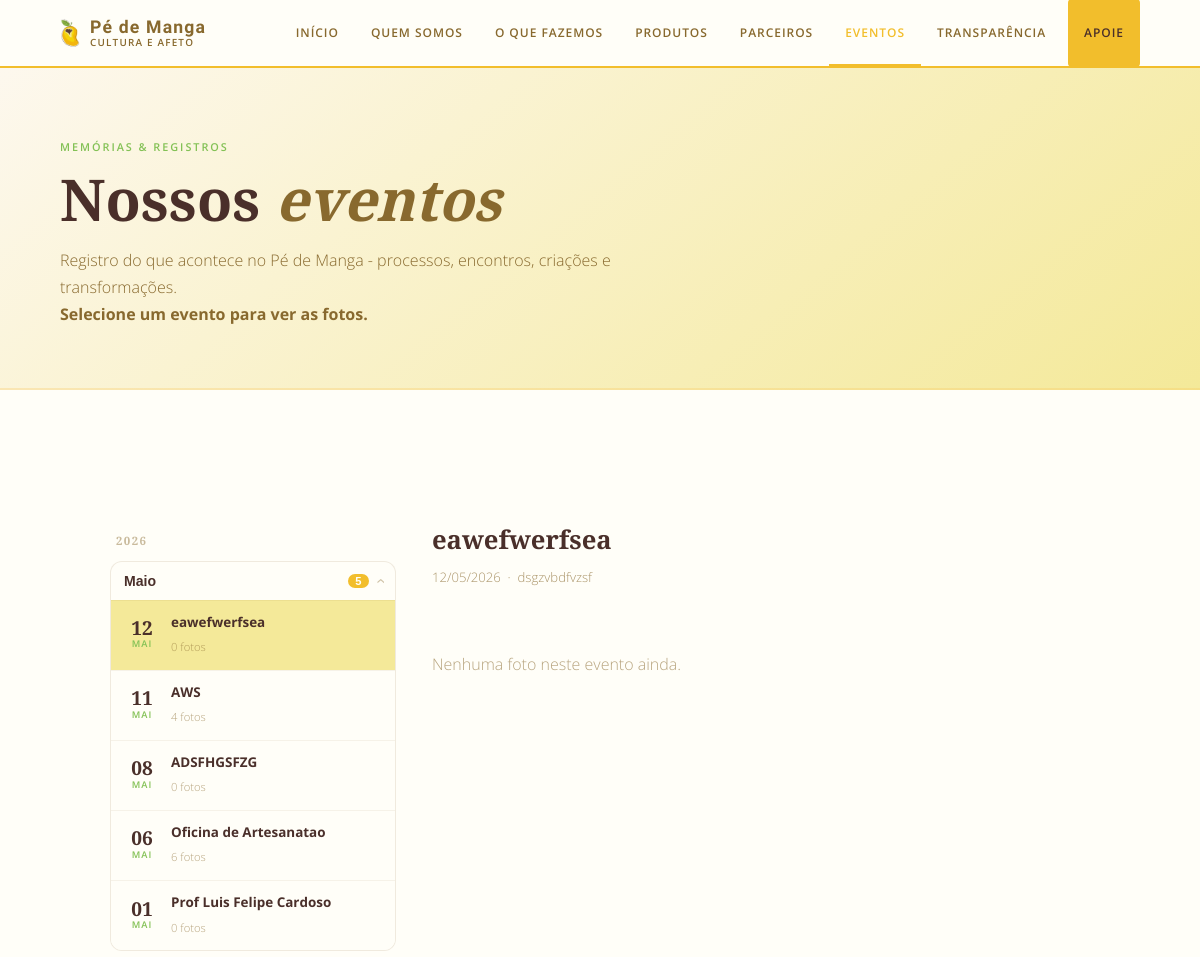
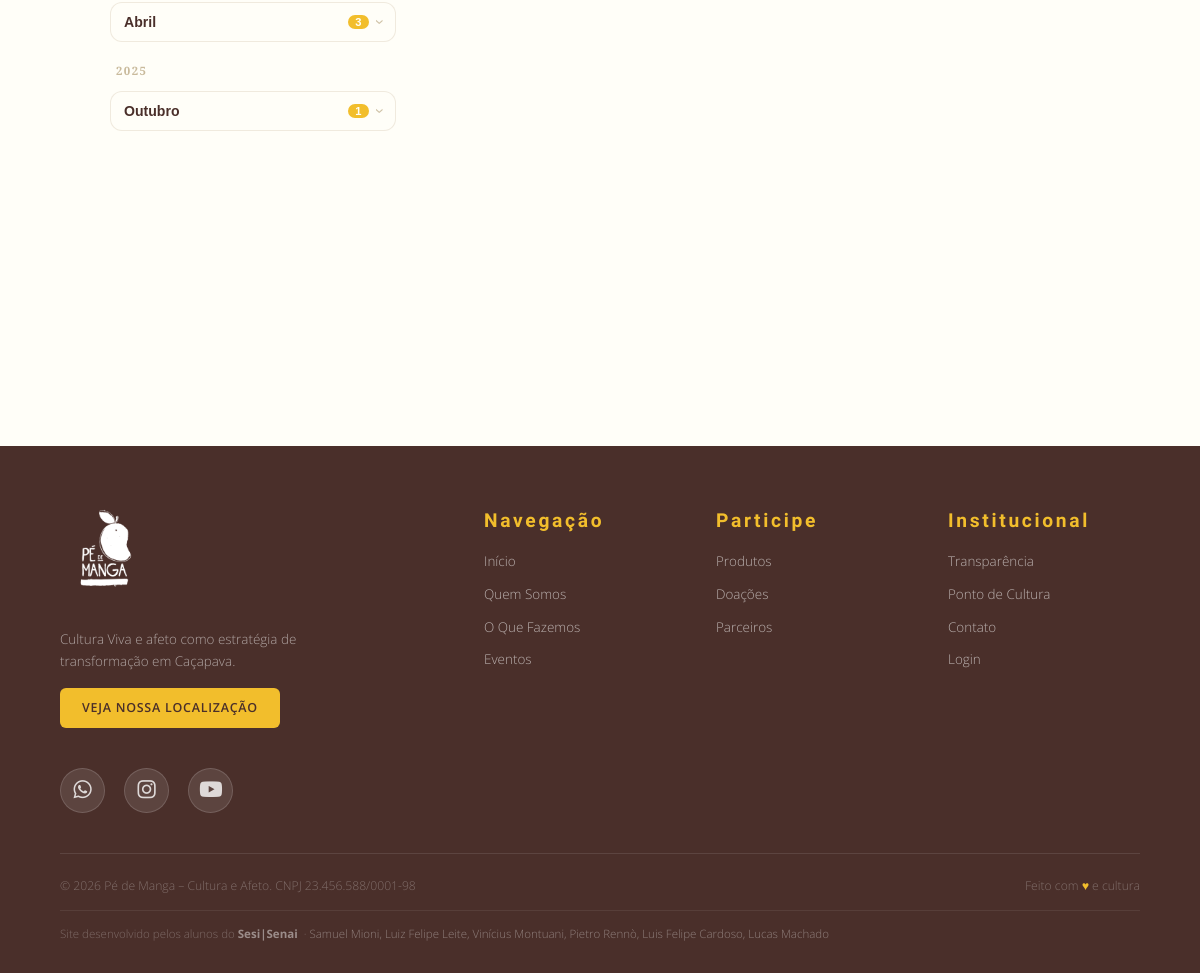
The page /eventos.php on the database its author committed (2 pictures, top to bottom).
### tables this page shows
CREATE TABLE `eventos` (
  `id` int(10) UNSIGNED NOT NULL,
  `nome` varchar(255) NOT NULL,
  `descricao` text DEFAULT NULL,
  `data_evento` date NOT NULL,
  `criado_em` timestamp NOT NULL DEFAULT current_timestamp()
);

### includes/db.php (called while the page is built, shortened)
<?php
function get_db(): PDO
{
    static $pdo = null;
    if ($pdo === null) {
        $dsn = 'mysql:host=' . DB_HOST . ';dbname=' . DB_NAME . ';charset=' . DB_CHARSET;
        $pdo = new PDO($dsn, DB_USER, DB_PASS, [
            PDO::ATTR_ERRMODE            => PDO::ERRMODE_EXCEPTION,
            PDO::ATTR_DEFAULT_FETCH_MODE => PDO::FETCH_ASSOC,
            PDO::ATTR_EMULATE_PREPARES   => false,
        ]);
    }
    return $pdo;
}

### includes/config.php (called while the page is built, shortened)
<?php
require_once __DIR__ . '/db.php';
function get_eventos(): array
{
    return get_db()->query(
        'SELECT e.*, COUNT(f.id) AS total_fotos
         FROM eventos e
         LEFT JOIN evento_fotos f ON f.evento_id = e.id
         GROUP BY e.id
         ORDER BY e.data_evento DESC'
    )->fetchAll();
}

### eventos.php (the view, shortened to what this page needs)
<?php
require_once 'includes/config.php';
$db = get_db();
$eventos = get_eventos();
$meses_pt = ['Janeiro','Fevereiro','Março','Abril','Maio','Junho',
             'Julho','Agosto','Setembro','Outubro','Novembro','Dezembro'];
$por_ano_mes = [];
foreach ($eventos as $ev) {
    $ts  = strtotime($ev['data_evento']);
    $ano = date('Y', $ts);
    $mes = (int)date('n', $ts);
    $por_ano_mes[$ano][$mes][] = $ev;
}
krsort($por_ano_mes);
$ev_id  = isset($_GET['id']) ? (int)$_GET['id'] : ($eventos[0]['id'] ?? 0);
$ev_sel = null;
$fotos = [];
if ($ev_id > 0) {
  $st = $db->prepare('SELECT * FROM eventos WHERE id = ?');
  $st->execute([$ev_id]);
  $ev_sel = $st->fetch(PDO::FETCH_ASSOC);
  if ($ev_sel) {
    $fotos = get_evento_fotos($ev_id);
  }
}
$ano_ativo = $ev_sel ? date('Y', strtotime($ev_sel['data_evento'])) : '';
$mes_ativo = $ev_sel ? (int)date('n', strtotime($ev_sel['data_evento'])) : 0;
?>
<!DOCTYPE html>
<html lang="pt-BR">
<head>
  <link rel="stylesheet" href="https://cdnjs.cloudflare.com/ajax/libs/font-awesome/6.4.0/css/all.min.css">
  <link rel="stylesheet" href="assets/css/style.css">
</head>
<body>
  <?php require 'includes/nav.php'; ?>
  <div class="page-wrap">
    <div class="page-hero">
      <p class="ph-tag">Memórias & Registros</p>
      <h1>Nossos <em>eventos</em></h1>
      <p>Registro do que acontece no Pé de Manga - processos, encontros, criações e transformações.</p>
      <p><strong>Selecione um evento para ver as fotos.</strong></p>
    </div>
    <section>
      <div class="section-inner">
        <?php if (empty($eventos)): ?>
          <p style="text-align:center;padding:60px 0;color:var(--marrom);opacity:.6;">
            Nenhum evento cadastrado ainda.
          </p>
        <?php else: ?>
          <div class="eventos-layout">
            <aside class="eventos-lista">
              <?php foreach ($por_ano_mes as $ano => $meses): ?>
                <div class="ev-ano-label"><?= $ano ?></div>
                <?php foreach ($meses as $mes_num => $evs_mes): ?>
                  <?php $aberto = ($ano == $ano_ativo && $mes_num == $mes_ativo); ?>
                  <div class="ev-grupo <?= $aberto ? 'open' : '' ?>">
                    <button class="ev-grupo-header" onclick="toggleGrupo(this)" aria-expanded="<?= $aberto ? 'true' : 'false' ?>">
                      <span class="ev-grupo-mes"><?= $meses_pt[$mes_num - 1] ?></span>
                      <span class="ev-grupo-count"><?= count($evs_mes) ?></span>
                      <span class="ev-grupo-arrow">&#8250;</span>
                    </button>
                    <div class="ev-grupo-body">
                      <?php foreach ($evs_mes as $ev): ?>
                        <a href="eventos.php?id=<?= $ev['id'] ?>"
                           class="evento-item <?= $ev['id'] == $ev_id ? 'ativo' : '' ?>">
                          <div class="evento-item-data">
                            <span class="ev-dia"><?= date('d', strtotime($ev['data_evento'])) ?></span>
                            <span class="ev-mes"><?= strftime_mes($ev['data_evento']) ?></span>
                          </div>
                          <div class="evento-item-info">
                            <strong><?= htmlspecialchars($ev['nome']) ?></strong>
                            <span><?= $ev['total_fotos'] ?> foto<?= $ev['total_fotos'] != 1 ? 's' : '' ?></span>
                          </div>
                        </a>
                      <?php endforeach; ?>
                    </div>
                  </div>
                <?php endforeach; ?>
              <?php endforeach; ?>
            </aside>
            <div class="eventos-fotos">
              <?php if ($ev_sel): ?>
                <div class="eventos-fotos-header">
                  <h2><?= htmlspecialchars($ev_sel['nome']) ?></h2>
                  <p class="eventos-fotos-meta">
                    <?= date('d/m/Y', strtotime($ev_sel['data_evento'])) ?>
                    <?php if (!empty($ev_sel['descricao'])): ?>
                      &nbsp;·&nbsp; <?= htmlspecialchars($ev_sel['descricao']) ?>
                    <?php endif; ?>
                  </p>
                </div>
                <?php if (empty($fotos)): ?>
                  <p style="padding:40px 0;color:var(--marrom);opacity:.6;">Nenhuma foto neste evento ainda.</p>
                <?php endif; ?>
              <?php endif; ?>
            </div>
          </div>
        <?php endif; ?>
        <div style="margin-top: 30px;" class="mvv-cards">
        </div>
      </div>
    </section>
  </div>
  <?php require 'includes/footer.php'; ?>
</body>
</html>
<?php
function strftime_mes(string $date): string
{
  $meses = ['jan', 'fev', 'mar', 'abr', 'mai', 'jun', 'jul', 'ago', 'set', 'out', 'nov', 'dez'];
  return $meses[(int) date('n', strtotime($date)) - 1];
}
?>

### rows shown on the page
eventos: data_evento "12", data_evento "MAI", nome "eawefwerfsea", total_fotos "0", data_evento "12/05/2026", descricao "dsgzvbdfvzsf"
eventos: data_evento "11", data_evento "MAI", nome "AWS", total_fotos "4"
eventos: data_evento "08", data_evento "MAI", nome "ADSFHGSFZG", total_fotos "0"
eventos: data_evento "06", data_evento "MAI", nome "Oficina de Artesanatao", total_fotos "6"
eventos: data_evento "01", data_evento "MAI", nome "Prof Luis Felipe Cardoso", total_fotos "0"

### other values the page prints
$ano "2026"
$meses_pt[$mes_num - 1] "Maio"
count($evs_mes) "5"
$meses_pt[$mes_num - 1] "Abril"
count($evs_mes) "3"
$ano "2025"
$meses_pt[$mes_num - 1] "Outubro"
count($evs_mes) "1"
